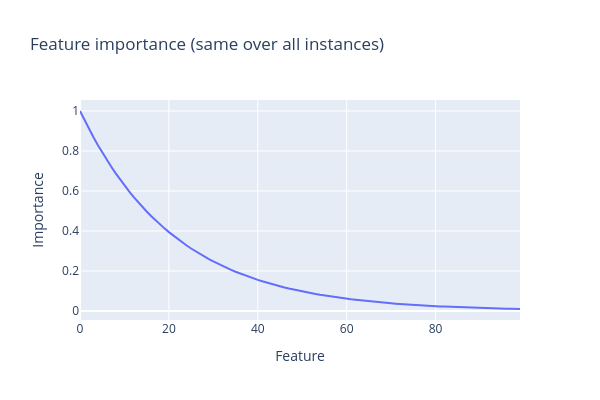
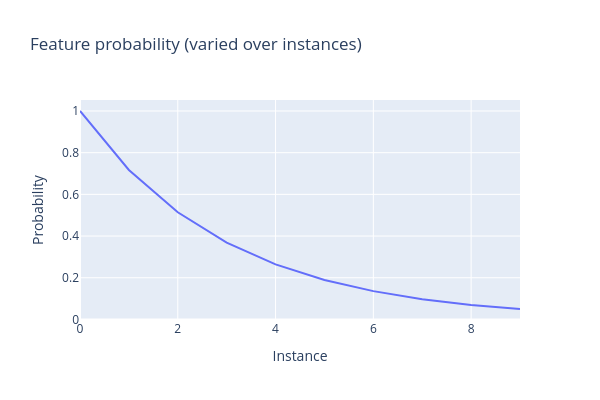

Notebook cell for these charts, in order:
### Markdown cell above
### Visualizing features across varying sparsity

Now that we've got our pentagon plots and started to get geometric intuition for what's going on, let's scale things up! We're now operating in dimensions too large to visualise, but hopefully our intuitions will carry over.

### Code cell
cfg = ToyModelConfig(n_inst=10, n_features=100, d_hidden=20)

importance = 100 ** -t.linspace(0, 1, cfg.n_features)
feature_probability = 20 ** -t.linspace(0, 1, cfg.n_inst)

line(
    importance,
    width=600,
    height=400,
    title="Feature importance (same over all instances)",
    labels={"y": "Importance", "x": "Feature"},
)
line(
    feature_probability,
    width=600,
    height=400,
    title="Feature probability (varied over instances)",
    labels={"y": "Probability", "x": "Instance"},
)

model = ToyModel(
    cfg=cfg,
    device=device,
    importance=importance[None, :],
    feature_probability=feature_probability[:, None],
)
model.optimize(steps=10_000)

### Figure 1 — Plotly figure (JSON) as saved in the notebook; plotly's stock layout.template omitted (floating-point values rounded to 4 significant figures)
{"data": [{"hovertemplate": "Feature=%{x}<br>Importance=%{y}<extra></extra>", "legendgroup": "", "line": {"color": "#636efa", "dash": "solid"}, "marker": {"symbol": "circle"}, "mode": "lines", "name": "", "orientation": "v", "showlegend": false, "type": "scatter", "x": [0, 1, 2, 3, 4, 5, 6, 7, 8, 9, 10, 11, 12, 13, 14, 15, 16, 17, 18, 19, 20, 21, 22, 23, 24, 25, 26, 27, 28, 29, 30, 31, 32, 33, 34, 35, 36, 37, 38, 39, 40, 41, 42, 43, 44, 45, 46, 47, 48, 49, 50, 51, 52, 53, 54, 55, 56, 57, 58, 59, 60, 61, 62, 63, 64, 65, 66, 67, 68, 69, 70, 71, 72, 73, 74, 75, 76, 77, 78, 79, 80, 81, 82, 83, 84, 85, 86, 87, 88, 89, 90, 91, 92, 93, 94, 95, 96, 97, 98, 99], "xaxis": "x", "y": [1.0, 0.9545, 0.9112, 0.8697, 0.8302, 0.7925, 0.7565, 0.7221, 0.6893, 0.6579, 0.628, 0.5995, 0.5722, 0.5462, 0.5214, 0.4977, 0.4751, 0.4535, 0.4329, 0.4132, 0.3944, 0.3765, 0.3594, 0.343, 0.3275, 0.3126, 0.2984, 0.2848, 0.2719, 0.2595, 0.2477, 0.2364, 0.2257, 0.2154, 0.2057, 0.1963, 0.1874, 0.1789, 0.1707, 0.163, 0.1556, 0.1485, 0.1417, 0.1353, 0.1292, 0.1233, 0.1177, 0.1123, 0.1072, 0.1024, 0.0977, 0.09326, 0.08902, 0.08498, 0.08111, 0.07743, 0.07391, 0.07055, 0.06734, 0.06428, 0.06136, 0.05857, 0.05591, 0.05337, 0.05094, 0.04863, 0.04642, 0.04431, 0.04229, 0.04037, 0.03854, 0.03678, 0.03511, 0.03352, 0.03199, 0.03054, 0.02915, 0.02783, 0.02656, 0.02535, 0.0242, 0.0231, 0.02205, 0.02105, 0.02009, 0.01918, 0.01831, 0.01748, 0.01668, 0.01592, 0.0152, 0.01451, 0.01385, 0.01322, 0.01262, 0.01205, 0.0115, 0.01097, 0.01048, 0.01], "yaxis": "y"}], "layout": {"height": 400, "hovermode": "x unified", "legend": {"tracegroupgap": 0}, "title": {"text": "Feature importance (same over all instances)"}, "width": 600, "xaxis": {"anchor": "y", "domain": [0.0, 1.0], "title": {"text": "Feature"}}, "yaxis": {"anchor": "x", "domain": [0.0, 1.0], "title": {"text": "Importance"}}}}

### Figure 2 — Plotly figure (JSON) as saved in the notebook; plotly's stock layout.template omitted (floating-point values rounded to 4 significant figures)
{"data": [{"hovertemplate": "Instance=%{x}<br>Probability=%{y}<extra></extra>", "legendgroup": "", "line": {"color": "#636efa", "dash": "solid"}, "marker": {"symbol": "circle"}, "mode": "lines", "name": "", "orientation": "v", "showlegend": false, "type": "scatter", "x": [0, 1, 2, 3, 4, 5, 6, 7, 8, 9], "xaxis": "x", "y": [1.0, 0.7169, 0.5139, 0.3684, 0.2641, 0.1893, 0.1357, 0.09729, 0.06975, 0.05], "yaxis": "y"}], "layout": {"height": 400, "hovermode": "x unified", "legend": {"tracegroupgap": 0}, "title": {"text": "Feature probability (varied over instances)"}, "width": 600, "xaxis": {"anchor": "y", "domain": [0.0, 1.0], "title": {"text": "Instance"}}, "yaxis": {"anchor": "x", "domain": [0.0, 1.0], "title": {"text": "Probability"}}}}
